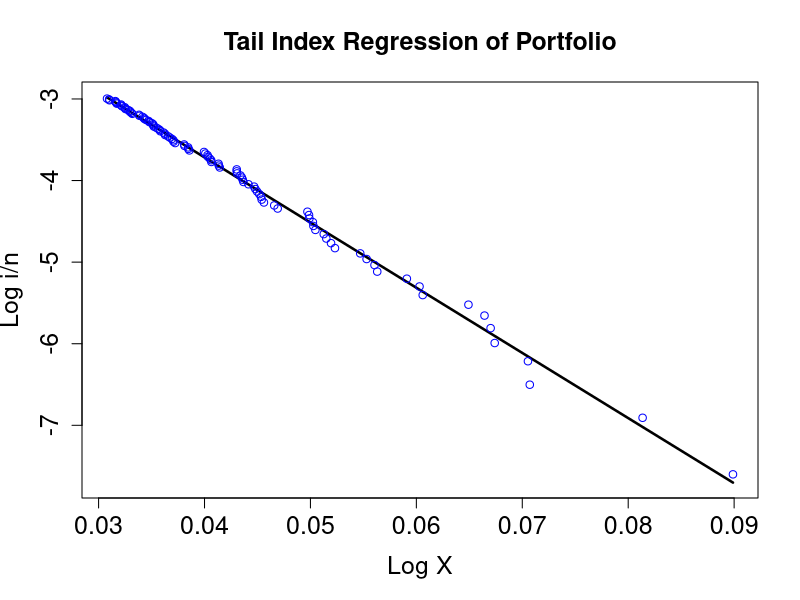

Reproduce this figure in R.
# Close all plots and clear variables
graphics.off()
rm(list = ls(all = TRUE))

# Load data
a = read.table("Bay9906_close_2kPoints.txt")
b = read.table("Bmw9906_close_2kPoints.txt")
c = read.table("Sie9906_close_2kPoints.txt")

# Create the portfolio
d  = a + b + c  
lg = dim(d)
x  = log(d[-lg[1], ]) - log(d[-1, ])  # Negative log-returns

n = length(x)
x = sort(x, decreasing = TRUE)
m = 100

# Generalized least squares method
x     = x[1:m]
x1    = cbind(matrix(1, m, 1), x)
y1    = log(seq(1, m)/n)
g     = solve(t(x1) %*% x1) %*% (t(x1) %*% y1)
line  = g[1] + g[2] * x
alpha = -g[2]
gamma = 1/alpha
out   = cbind(x, line)

# Plot
plot(out[, 1], out[, 2], type = "l", xlab = ("Log X"), ylab = ("Log i/n"), lwd = 2.5, 
    cex.axis = 1.5, cex.lab = 1.5)
points(x, y1, col = "blue")
title("Tail Index Regression of Portfolio", cex.main = 1.5) 
